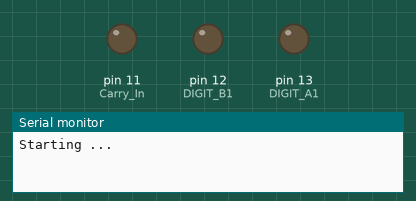
Recording of a sketch running on a simulated Arduino Uno, built with avr-gcc and run on an emulated ATmega328P. Shown: output pins drawn as LEDs (lit = HIGH), the last lines printed to the serial monitor.

Above: at 0.1 s.
At 3.1 s:
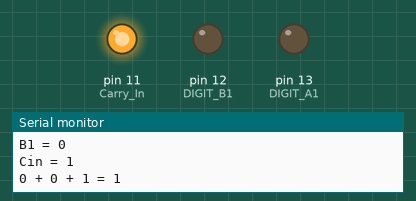
At 7.1 s:
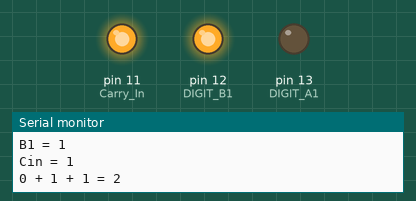
At 15.1 s:
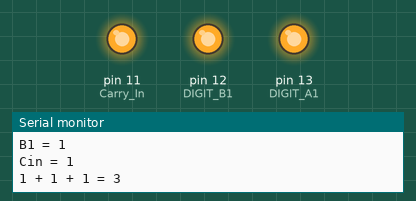
Timing chart, 0 to 16.6 s (numbered marks = the images above):
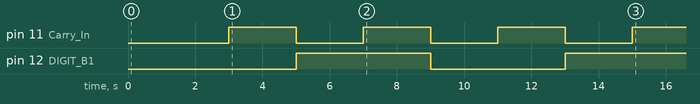

The sketch:

code.ino
```cpp
// Jan 2023
// Alexander James
// Full Adder with Arduino Uno

const int DIGIT_A1 = 13;
const int DIGIT_B1 = 12;
const int Carry_In = 11;

void setup()
{
  // setup serial output
  Serial.begin(9600);
  // set pin mode to output
  pinMode(DIGIT_A1, OUTPUT);
  pinMode(DIGIT_B1, OUTPUT);
  pinMode(Carry_In, OUTPUT);

  // set all pins to "0)
  digitalWrite(DIGIT_A1, 0); //LOW and HIGH just reference 0 & 1
  digitalWrite(DIGIT_B1, 0);
  digitalWrite(Carry_In, 0);

  // loop over the inputs
  Serial.print("Starting ... \n\n");
  delay(1000); // Wait for 1000 millisecond(s)

  for (int onesA = 0; onesA <= 1; ++onesA) {
    digitalWrite(DIGIT_A1, onesA);
    for (int onesB = 0; onesB <= 1; ++onesB) {
      digitalWrite(DIGIT_B1, onesB);
      for (int CIN = 0; CIN <= 1; ++CIN) {
        digitalWrite(Carry_In, CIN);

        Serial.print("A1 = " + String(onesA) + "\n");
        Serial.print("B1 = " + String(onesB) + "\n");
        Serial.print("Cin = " + String(CIN) + "\n");
        Serial.print(String(onesA) + " + " + String(onesB) + " + " + String(CIN) + " = " + String(onesA + onesB + CIN) + "\n\n");
        delay(2000); // Wait for 2000 millisecond(s)
      }
    }
  }
}

void loop()
{
  // Done
  Serial.print("\nDone. \n");
  delay(10000); // Wait for 10000 millisecond(s)
}
```
